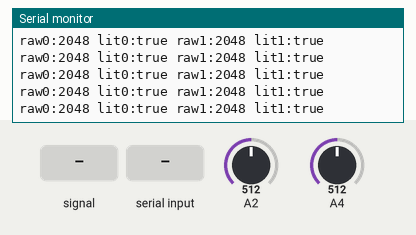
Simulated run of this sketch. Board: Arduino Zero (SAMD21). Parts: the last lines printed to the serial monitor. The test bench sets the inputs (shaded band); at power-on: A4 = 512, A2 = 512 (analog values on the 0–1023 scale).

Above: at 1.2 s.
1.3 s: A2 fed a 200 Hz sine of ±81 counts around its level
At 1.31 s:
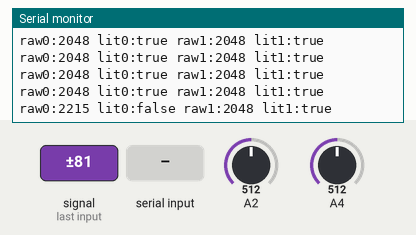
2.9 s: A4 set to 541
At 2.91 s:
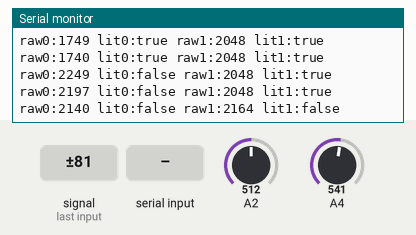
4.5 s: A2 set to 716
At 4.51 s:
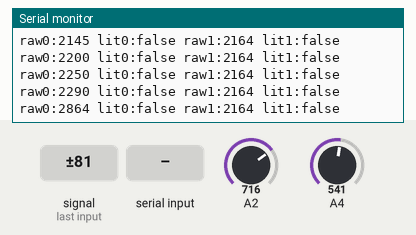
6.0 s: A4 fed a 200 Hz sine of ±81 counts around its level
At 6.02 s:
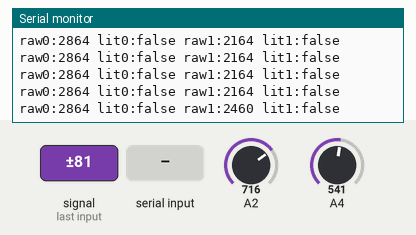
7.5 s: "g 300\n" received over Serial
At 8.12 s:
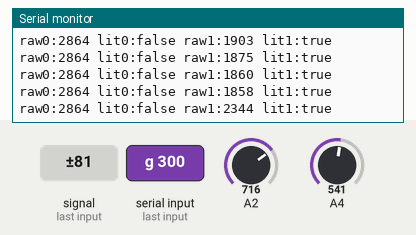
9.0 s: A2 fed a 1000 Hz sine of ±255 counts around its level
At 9.02 s:
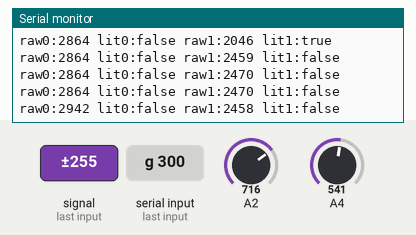
Timing chart, 0 to 11.5 s (numbered marks = the images above; inputs shaded):
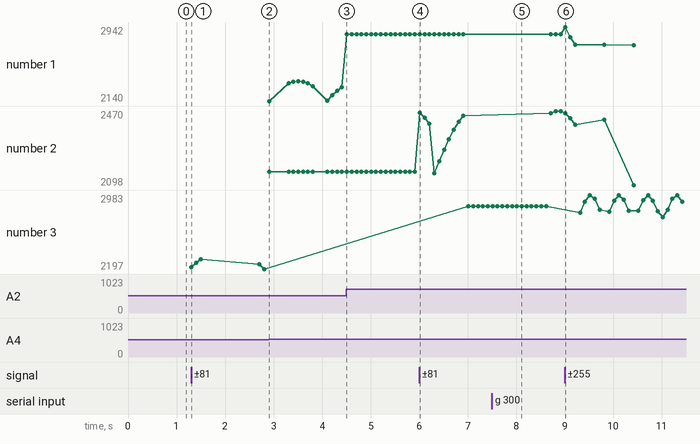

Measured:
- the behaviour switches between 526 and 527 on A4 (found by bisection; images 1 and 2)
- after the input at 1.3 s, the serial monitor: prints a new line at once (image 1)
- after the input at 2.9 s, the serial monitor: prints a new line at once (image 2)
- after the input at 4.5 s, the serial monitor: prints a new line at once (image 3)
- after the input at 6.0 s, the serial monitor: prints a new line at once (image 4)
- after the input at 7.5 s, the serial monitor: prints a new line after 0.62 s (image 5)
- after the input at 9.0 s, the serial monitor: prints a new line at once (image 6)
- plotted number 1: 2290 → 2864 after the input at 4.5 s, 2864 → 2746 after the input at 9.0 s

The sketch:

threshold-test.ino
```cpp
#include <Arduino.h>

// Two-sensor bench test: reads light sensors as analog and decides lit/dark
// for each with one shared software threshold. Serial only, no BLE.
//
// A sensor turns lit when its reading rises above THRESHOLD, and dark again
// only when it falls below THRESHOLD - GAP. The gap (hysteresis) stops
// flicker near the edge.
//
// Open the Serial Monitor (115200 baud) to see each sensor's raw reading
// (0..4095, high = dark) and whether it counts as lit. Note the threshold and
// gap are on the flipped "light" scale (4095 - raw), so lit means
// raw < 4095 - THRESHOLD. Tune live by sending, e.g.:
//   threshold 2000
//   gap 300
// (or just "t 2000" / "g 300"). Once you have good values, put them in
// THRESHOLD and GAP below.

// GPIO2 (D0/A0) is sensor 0 and GPIO4 (D2/A2) is sensor 1. Sensor 2 is on
// GPIO6, which has no ADC, so it's left out.
const int SENSOR_PINS[] = {2, 4};
const int NUM_SENSORS = 2;

// These sensors read high (4095) when covered and drop with light, so flip
// the reading: "light" below is 0 when dark and rises toward 4095 with light.
const bool INVERTED = true;

// On the "light" scale, so higher = more light (0..4095)
int THRESHOLD = 2000;
int GAP = 10;

const int SAMPLES = 8;                 // averaged per reading, to steady the value
const unsigned long PRINT_MS = 100;

bool lit[NUM_SENSORS] = {false, false};
unsigned long lastPrint = 0;

int readSensor(int pin) {
  long sum = 0;
  for (int i = 0; i < SAMPLES; i++) {
    sum += analogRead(pin);
  }
  return sum / SAMPLES;
}

// Accepts "threshold <n>" / "t <n>" and "gap <n>" / "g <n>"
void handleSerial() {
  if (!Serial.available()) return;
  String line = Serial.readStringUntil('\n');
  line.trim();
  int space = line.indexOf(' ');
  if (space < 0) return;
  String cmd = line.substring(0, space);
  int value = line.substring(space + 1).toInt();
  if (value < 0 || value > 4095) return;
  if (cmd == "threshold" || cmd == "t") THRESHOLD = value;
  else if (cmd == "gap" || cmd == "g") GAP = value;
}

void setup() {
  Serial.begin(115200);
  Serial.setTimeout(20);
  analogReadResolution(12);
  for (int i = 0; i < NUM_SENSORS; i++) {
    pinMode(SENSOR_PINS[i], INPUT);
  }
}

void loop() {
  handleSerial();

  int raw[NUM_SENSORS];
  int light[NUM_SENSORS];
  for (int i = 0; i < NUM_SENSORS; i++) {
    raw[i] = readSensor(SENSOR_PINS[i]);
    light[i] = INVERTED ? 4095 - raw[i] : raw[i];
    if (!lit[i] && light[i] > THRESHOLD) {
      lit[i] = true;
    } else if (lit[i] && light[i] < THRESHOLD - GAP) {
      lit[i] = false;
    }
  }

  if (millis() - lastPrint >= PRINT_MS) {
    lastPrint = millis();
    // e.g. "raw0:3950 lit0:false raw1:1200 lit1:true"
    for (int i = 0; i < NUM_SENSORS; i++) {
      Serial.print("raw"); Serial.print(i); Serial.print(":"); Serial.print(raw[i]);
      Serial.print(" lit"); Serial.print(i); Serial.print(":"); Serial.print(lit[i] ? "true" : "false");
      Serial.print(i < NUM_SENSORS - 1 ? " " : "\n");
    }
  }
}
```
